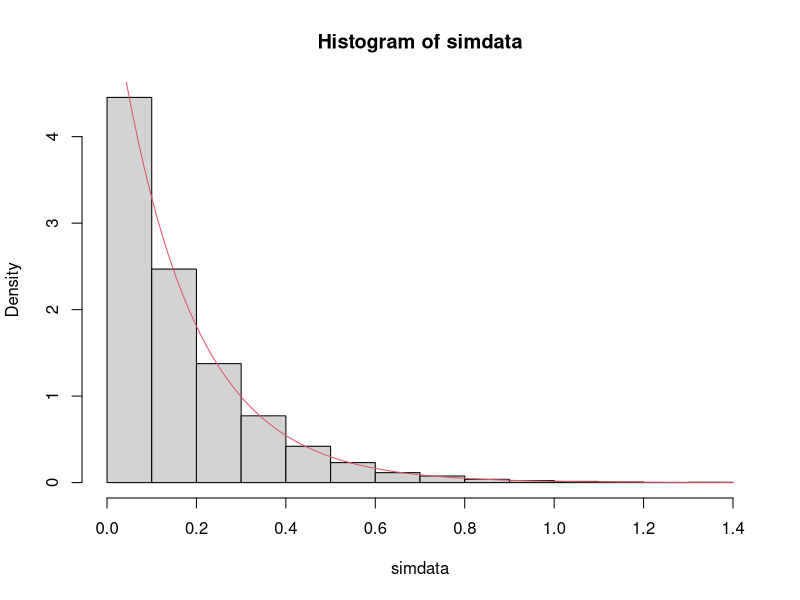

The R source for this figure:
## ---- chunk 1
simdata <- replicate(10000, {
  min(rexp(1, 2), rexp(1, 4))
})
hist(simdata, probability = T)
curve(dexp(x, 6), add = T, col = 2)
